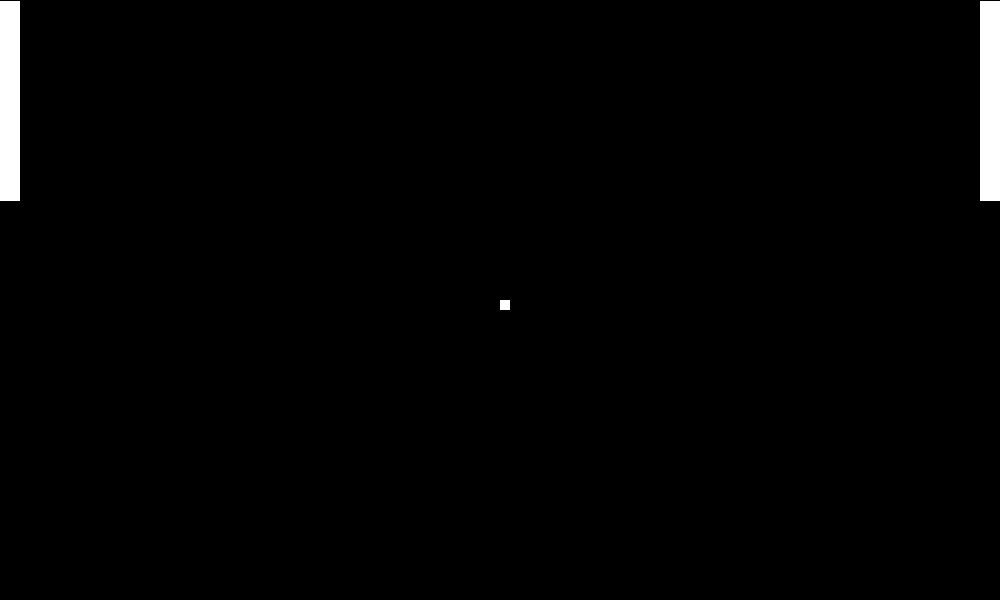
Frame 1 (no input)
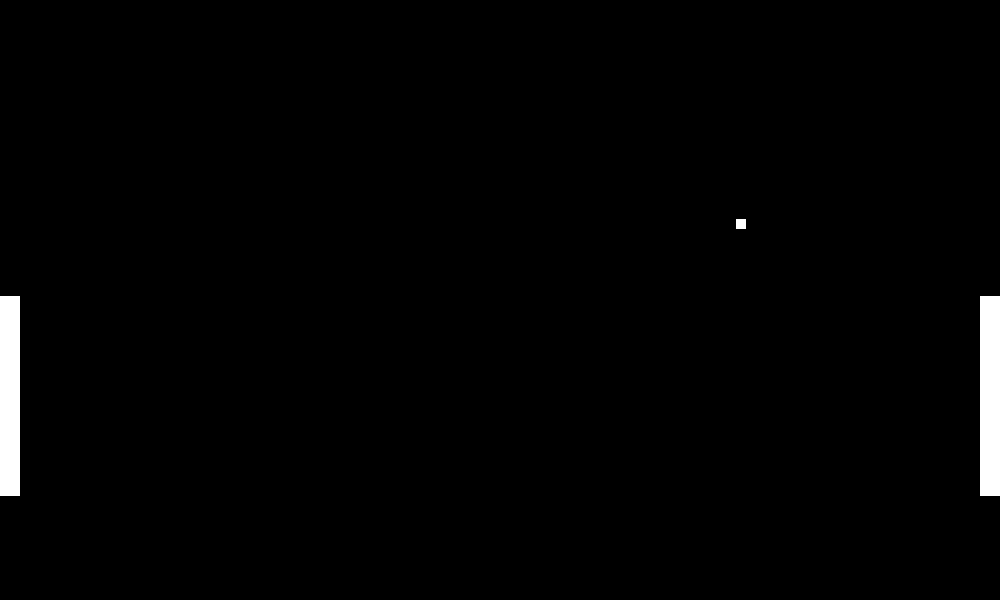
Frame 60 (the mouse pressed at the canvas centre just before this capture)
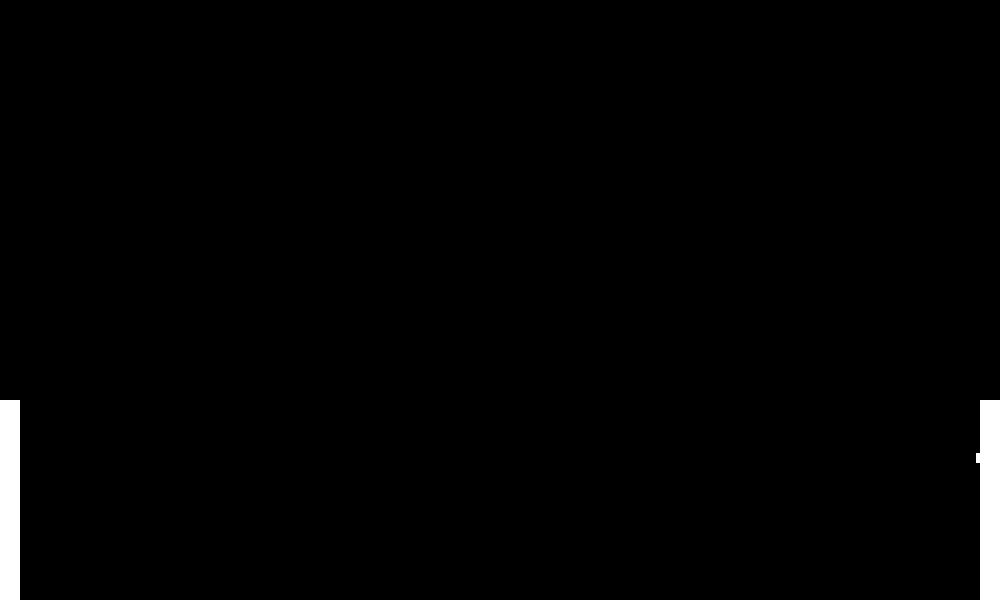
Frame 120 (the mouse held since frame 60 and released just before this capture)

The Processing sketch that drew these frames (run headless with seeded random() and noise(); from frame 60 on, the mouse is pressed at the canvas centre):

// Processing sketch: PongGame
// ── PongGame.pde

final int  GAME_WIDTH = 1000, GAME_HEIGHT = 600;

Paddle right = new Paddle(true);
Paddle left = new Paddle(false);
Ball ball = new Ball();

int score = 0;
  
void settings(){
  size(GAME_WIDTH,GAME_HEIGHT);
}
void setup(){
  ball.spawn();
}

void draw(){
  background(0);
  
  show();
  move();

  ballDirectionUpdate();

    
  if (ball.getPosX() <= 0){
    win("Right");
  }
  else if (ball.getPosX() >= GAME_WIDTH){
    win("Left");
  }
    
}

void keyPressed(){
  if (key == ENTER)
    right.flipDirection();
  else
    left.flipDirection();
}

//shows game objects
void show(){
  right.show();
  left.show();
  ball.show();
}

//updates game object positions
void move(){
  left.move();
  right.move();
  ball.move();
}

//checks if the ball has hit a surface and flips it's horizontal or vertical direction accordingly
void ballDirectionUpdate(){
  if(ball.getPosY() >= GAME_HEIGHT || ball.getPosY() <= 0 ){
    ball.hitTopOrBottom();
  }
  
  if(ball.getPosX() == left.getWidth() && ball.getPosY() >= left.getPosY() && ball.getPosY() <= left.getPosY() + left.getLength()){
    ball.hitPaddle();
    score += 1;
  }
  else if(ball.getPosX() == right.getWidth() + GAME_WIDTH  && ball.getPosY() >= right.getPosY() && ball.getPosY() <= right.getPosY() + right.getLength()){
    ball.hitPaddle();  
    score += 1;
  }
}

//parameter: side that won
//displays game results and resets
void win(String side){
    println(side +" Won!");
    println("Score: " + score);
    score = 0;
    ball.spawn();
}

// ── Ball.pde
import java.util.Random;

Random rand = new Random();

public class Ball{
  final int BASE_SPEED = 12, SIZE = 10;
  int posX, posY, xSpeed = BASE_SPEED, ySpeed = BASE_SPEED;
  
  //returns ball's x position
  public int getPosX(){
    return posX;
  }
  
  //returns ball's y position  
  public int getPosY(){
    return posY;
  }
  
  //resets speed and ball position
  public void spawn(){ 
    posX = GAME_WIDTH/2; posY = GAME_HEIGHT/2;
    xSpeed = BASE_SPEED/3;
    ySpeed = BASE_SPEED * rand.nextInt(-100,100)/100;
  }
  
  //displays the ball
  public void show(){
    fill(255);
    square(posX, posY, SIZE);
  }
  
  //updates position
  public void move(){
    posX += xSpeed;
    posY += ySpeed;
  }

  //flips and increases vertical speed
  public void hitTopOrBottom(){
    addSpeed();
    flipY();
  }
  
  //flips and increases horizontal speed 
  public void hitPaddle(){
    addSpeed();
    flipX();
  }
  
  //increases speed
  public void addSpeed(){
    xSpeed *= 1.1;
    ySpeed *= 1.1;
  }
  
  //flips y speed
  public void flipY(){
    ySpeed *= -1;
  }
  
  //flips x speed
  public void flipX(){
    xSpeed *= -1;
  }
}

// ── Paddle.pde
public class Paddle{
  
  final int WIDTH = 20, LENGTH = 200, SPEED = 5;
  boolean isRight;
  int posX, posY, extrude, direction = 1;
  
  public Paddle(boolean isRight){
    this.isRight = isRight;
    this.posY = 1;
    if (isRight){
      this.posX = GAME_WIDTH;
      extrude = -WIDTH;
    }
    else{
      this.posX = 0;
      extrude = WIDTH;
    }
  }
  
  //returns y position
  public int getPosY(){
    return posY;
  }

  //returns x position
  public int getWidth(){
    return extrude;
  }
  
  //returns paddle length
  public int getLength(){
    return LENGTH;
  }
  
  //displays paddle
  public void show(){
    noStroke();
    rect(posX, posY, extrude, LENGTH);
  }
  
  //updates paddle position
  public void move(){
    posY += direction * SPEED;
    if (posY < 0)
      posY = 0;
    else if (posY > GAME_HEIGHT - LENGTH)
      posY = GAME_HEIGHT - LENGTH;
  }
  
  //flips movement direction
  public void flipDirection(){
    if (direction == 1)
      direction = -1;
    else
      direction = 1;
  }
  
}
